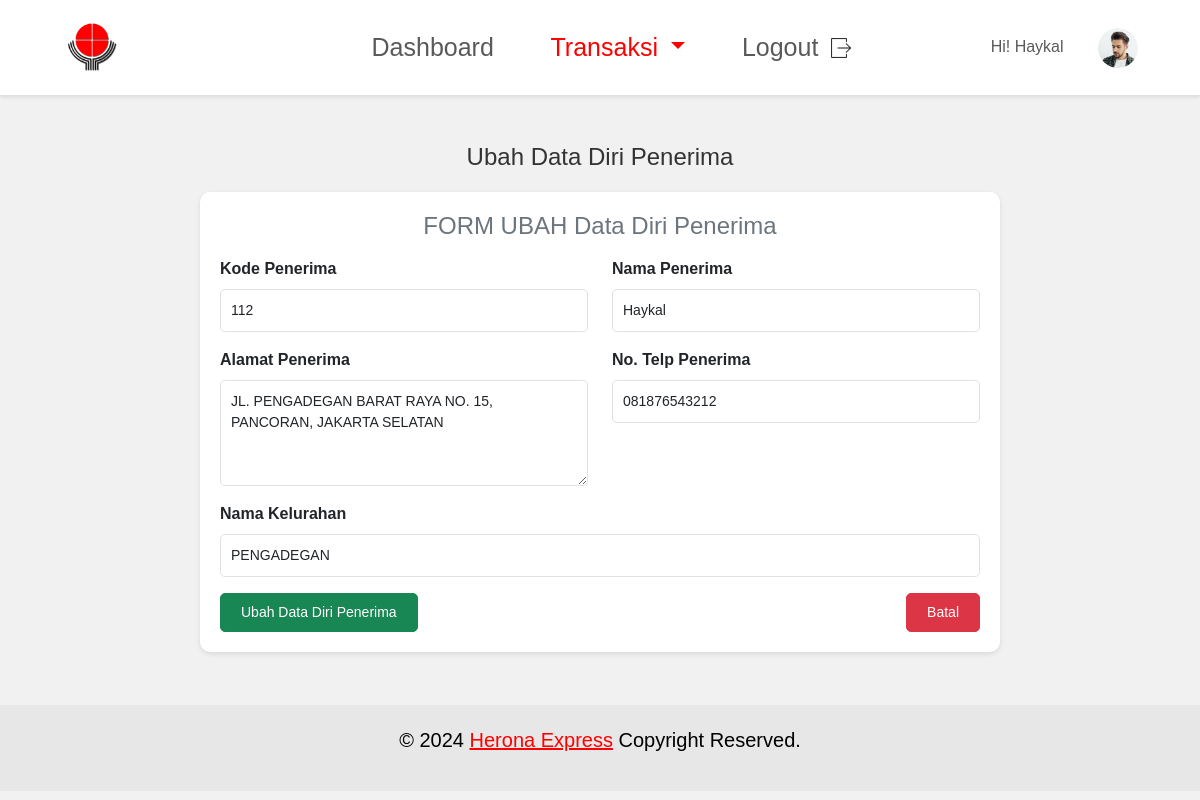
The app's page /pengirimanibrahim/DataDiriPenerima/datadiripenerimaubah1.php?Kd_Penerima=112 with its own data.
### tables this page shows
CREATE TABLE `datadiripenerima` (
  `Kd_Penerima` int(11) NOT NULL,
  `Kd_Kelurahan` int(11) NOT NULL,
  `Nama_Penerima` varchar(30) DEFAULT NULL,
  `Alamat_Penerima` varchar(100) DEFAULT NULL,
  `No_Telp_Penerima` varchar(15) DEFAULT NULL
);

### pengirimanibrahim/DataDiriPenerima/datadiripenerimaubah1.php (the view, shortened to what this page needs)
<?php
include '../config.php';
if (isset($_GET['Kd_Penerima'])) {
    $Kd_Penerima = $_GET['Kd_Penerima'];
    $query = mysqli_query($db, "SELECT * FROM datadiripenerima WHERE Kd_Penerima = '$Kd_Penerima'");
    $data = mysqli_fetch_array($query);
} else {
    header("Location: datadiripenerimalihat.php");
    exit();
}
?>
<!DOCTYPE html>
<html lang="en">
<head>
    <link href="https://cdn.jsdelivr.net/npm/bootstrap@5.3.0-alpha1/dist/css/bootstrap.min.css" rel="stylesheet">
</head>
<body>
<?php include '../config.php'; ?>
<?php include $_SERVER['DOCUMENT_ROOT'] . '/pengirimanibrahim/assets/navbar.php'; ?>
<section class="container mt-5">
    <h3>Ubah Data Diri Penerima</h3>
    <div class="form-container">
        <form action="" method="post">
            <h4 class="text-center text-secondary mb-3">FORM UBAH Data Diri Penerima</h4>
            <div class="row mb-3">
                <div class="col">
                    <label for="Kd_Penerima" class="form-label">Kode Penerima</label>
                    <input type="text" class="form-control" name="Kd_Penerima" id="Kd_Penerima" value="<?php echo $data['Kd_Penerima']; ?>" readonly>
                </div>
                <div class="col">
                    <label for="Nama_Penerima" class="form-label">Nama Penerima</label>
                    <input type="text" class="form-control" name="Nama_Penerima" id="Nama_Penerima" value="<?php echo $data['Nama_Penerima']; ?>">
                </div>
            </div>
            <div class="row mb-3">
                <div class="col">
                    <label for="Alamat_Penerima" class="form-label">Alamat Penerima</label>
                    <textarea class="form-control" name="Alamat_Penerima" id="Alamat_Penerima" rows="4"><?php echo $data['Alamat_Penerima']; ?></textarea>
                </div>
                <div class="col">
                    <label for="No_Telp_Penerima" class="form-label">No. Telp Penerima</label>
                    <input type="text" class="form-control" name="No_Telp_Penerima" id="No_Telp_Penerima" value="<?php echo $data['No_Telp_Penerima']; ?>">
                </div>
            </div>
            <div class="row mb-3">
                <div class="col">
                    <label for="Kd_Kelurahan" class="form-label">Nama Kelurahan</label>
                    <select name="Kd_Kelurahan" id="Kd_Kelurahan" class="form-control">
                        <?php
                        $ambilkelurahan = mysqli_query($db, "SELECT * FROM kelurahan");
                        while ($kelurahan = mysqli_fetch_array($ambilkelurahan)) {
                            $selected = ($data['Kd_Kelurahan'] == $kelurahan['Kd_Kelurahan']) ? 'selected' : '';
                            echo "<option value='{$kelurahan['Kd_Kelurahan']}' $selected>{$kelurahan['Nama_Kelurahan']}</option>";
                        }
                        ?>
                    </select>
                </div>
            </div>
            <div class="d-flex justify-content-between">
                <button type="submit" name="proses" class="btn btn-success">Ubah Data Diri Penerima</button>
                <a href="datadiripenerimalihat1.php" class="btn btn-danger">Batal</a>
            </div>
        </form>
    </div>
</section>
<footer class="footer" style="background-color: #e7e7e7; margin-top: 53px; padding: 20px 0;">
    <div class="container">
        <div class="row">
            <div class="col-12">
                <p class="text-center" style="font-size: 20px; color: #000; font-weight: 400;">
                    <span>© 2024</span>
                    <a href="https://www.heronaexpress.co.id/lokasi.php#" class="text-link" style="color: red;" target="_blank">Herona Express</a>
                    <span>Copyright Reserved.</span>
                </p>
            </div>
        </div>
    </div>
</footer>
</body>
</html>

### pengirimanibrahim/DataDiriPenerima/datadiripenerimaubah1.php (style rules this page uses)
body { font-family: 'Montserrat', sans-serif; background-color: #f1f1f1; margin: 0; }
h3 { color: #333; font-size: 24px; text-align: center; margin-bottom: 20px; }
.form-container { max-width: 800px; margin: auto; padding: 20px; background-color: #fff; border-radius: 10px; box-shadow: 0 2px 5px rgba(0, 0, 0, 0.1); }
.form-label { font-size: 16px; font-weight: bold; }
.form-control { font-size: 14px; padding: 10px; border-radius: 5px; }
.btn { font-size: 14px; padding: 8px 20px; border-radius: 5px; }

### records on screen
datadiripenerima: Kd_Penerima "112", Nama_Penerima "Haykal", Alamat_Penerima "JL. PENGADEGAN BARAT RAYA NO. 15, PANCORAN, JAKARTA SELATAN", No_Telp_Penerima "081876543212"

### other values on screen
form field Kd_Kelurahan "PENGADEGAN"
